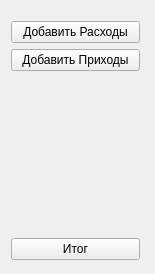
<?xml version="1.0" encoding="UTF-8"?>
<ui version="4.0">
 <class>MainWindow</class>
 <widget class="QMainWindow" name="MainWindow">
  <property name="geometry">
   <rect>
    <x>0</x>
    <y>0</y>
    <width>155</width>
    <height>274</height>
   </rect>
  </property>
  <property name="windowTitle">
   <string>MainWindow</string>
  </property>
  <widget class="QWidget" name="centralWidget">
   <widget class="QStackedWidget" name="stackedWidget">
    <property name="geometry">
     <rect>
      <x>0</x>
      <y>0</y>
      <width>151</width>
      <height>271</height>
     </rect>
    </property>
    <property name="currentIndex">
     <number>0</number>
    </property>
    <widget class="QWidget" name="page">
     <widget class="QWidget" name="layoutWidget_2">
      <property name="geometry">
       <rect>
        <x>0</x>
        <y>10</y>
        <width>151</width>
        <height>261</height>
       </rect>
      </property>
      <layout class="QVBoxLayout" name="verticalLayout_4">
       <item>
        <widget class="QPushButton" name="pbAddOut_4">
         <property name="text">
          <string>Добавить Расходы</string>
         </property>
        </widget>
       </item>
       <item>
        <widget class="QPushButton" name="pbAddIn_4">
         <property name="text">
          <string>Добавить Приходы</string>
         </property>
        </widget>
       </item>
       <item>
        <spacer name="verticalSpacer_4">
         <property name="orientation">
          <enum>Qt::Vertical</enum>
         </property>
         <property name="sizeHint" stdset="0">
          <size>
           <width>20</width>
           <height>40</height>
          </size>
         </property>
        </spacer>
       </item>
       <item>
        <widget class="QPushButton" name="pbSummary_4">
         <property name="text">
          <string>Итог</string>
         </property>
        </widget>
       </item>
      </layout>
     </widget>
    </widget>
    <widget class="QWidget" name="page_2"/>
   </widget>
  </widget>
 </widget>
 <layoutdefault spacing="6" margin="11"/>
 <resources/>
 <connections/>
</ui>
